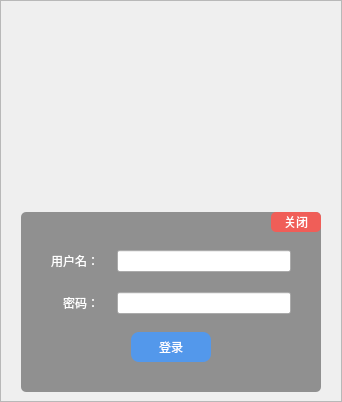
<?xml version="1.0" encoding="UTF-8"?>
<ui version="4.0">
 <class>login_widget</class>
 <widget class="QWidget" name="login_widget">
  <property name="geometry">
   <rect>
    <x>0</x>
    <y>0</y>
    <width>340</width>
    <height>402</height>
   </rect>
  </property>
  <property name="windowTitle">
   <string>Form</string>
  </property>
  <property name="styleSheet">
   <string notr="true">#frame{
	border-image:url(://rss/lf.png);
}
#frame_2{
	background-color: rgba(36, 36, 36,120);
	border-radius:5px;
}
#lbl_name,#lbl_pwd{
	color:white;
}
#btn_close{
	background-color: rgba(255, 86, 79,220);
	border-radius:5px;
	color: white;
}

#btn_login{
	background-color: rgba(73, 153, 249,220);
	border-radius:8px;
	color: white;
}</string>
  </property>
  <layout class="QVBoxLayout" name="verticalLayout">
   <property name="spacing">
    <number>0</number>
   </property>
   <property name="leftMargin">
    <number>0</number>
   </property>
   <property name="topMargin">
    <number>0</number>
   </property>
   <property name="rightMargin">
    <number>0</number>
   </property>
   <property name="bottomMargin">
    <number>0</number>
   </property>
   <item>
    <widget class="QFrame" name="frame">
     <property name="frameShape">
      <enum>QFrame::StyledPanel</enum>
     </property>
     <property name="frameShadow">
      <enum>QFrame::Raised</enum>
     </property>
     <layout class="QVBoxLayout" name="verticalLayout_2">
      <property name="spacing">
       <number>0</number>
      </property>
      <property name="leftMargin">
       <number>20</number>
      </property>
      <property name="rightMargin">
       <number>20</number>
      </property>
      <item>
       <spacer name="verticalSpacer">
        <property name="orientation">
         <enum>Qt::Vertical</enum>
        </property>
        <property name="sizeHint" stdset="0">
         <size>
          <width>20</width>
          <height>375</height>
         </size>
        </property>
       </spacer>
      </item>
      <item>
       <widget class="QFrame" name="frame_2">
        <property name="minimumSize">
         <size>
          <width>300</width>
          <height>180</height>
         </size>
        </property>
        <property name="maximumSize">
         <size>
          <width>300</width>
          <height>180</height>
         </size>
        </property>
        <property name="sizeIncrement">
         <size>
          <width>0</width>
          <height>0</height>
         </size>
        </property>
        <property name="frameShape">
         <enum>QFrame::StyledPanel</enum>
        </property>
        <property name="frameShadow">
         <enum>QFrame::Raised</enum>
        </property>
        <layout class="QVBoxLayout" name="verticalLayout_5">
         <property name="spacing">
          <number>18</number>
         </property>
         <property name="leftMargin">
          <number>0</number>
         </property>
         <property name="topMargin">
          <number>0</number>
         </property>
         <property name="rightMargin">
          <number>0</number>
         </property>
         <property name="bottomMargin">
          <number>0</number>
         </property>
         <item>
          <layout class="QHBoxLayout" name="horizontalLayout_2">
           <property name="spacing">
            <number>0</number>
           </property>
           <item>
            <spacer name="horizontalSpacer_3">
             <property name="orientation">
              <enum>Qt::Horizontal</enum>
             </property>
             <property name="sizeHint" stdset="0">
              <size>
               <width>40</width>
               <height>20</height>
              </size>
             </property>
            </spacer>
           </item>
           <item>
            <widget class="QPushButton" name="btn_close">
             <property name="sizePolicy">
              <sizepolicy hsizetype="Minimum" vsizetype="Expanding">
               <horstretch>0</horstretch>
               <verstretch>0</verstretch>
              </sizepolicy>
             </property>
             <property name="minimumSize">
              <size>
               <width>50</width>
               <height>20</height>
              </size>
             </property>
             <property name="maximumSize">
              <size>
               <width>50</width>
               <height>20</height>
              </size>
             </property>
             <property name="layoutDirection">
              <enum>Qt::LeftToRight</enum>
             </property>
             <property name="autoFillBackground">
              <bool>false</bool>
             </property>
             <property name="text">
              <string>关闭</string>
             </property>
             <property name="autoDefault">
              <bool>false</bool>
             </property>
             <property name="default">
              <bool>false</bool>
             </property>
             <property name="flat">
              <bool>true</bool>
             </property>
            </widget>
           </item>
          </layout>
         </item>
         <item>
          <layout class="QHBoxLayout" name="horizontalLayout">
           <property name="leftMargin">
            <number>30</number>
           </property>
           <property name="rightMargin">
            <number>30</number>
           </property>
           <item>
            <layout class="QVBoxLayout" name="verticalLayout_3">
             <property name="spacing">
              <number>20</number>
             </property>
             <item>
              <widget class="QLabel" name="lbl_name">
               <property name="text">
                <string>用户名：</string>
               </property>
               <property name="alignment">
                <set>Qt::AlignRight|Qt::AlignTrailing|Qt::AlignVCenter</set>
               </property>
              </widget>
             </item>
             <item>
              <widget class="QLabel" name="lbl_pwd">
               <property name="text">
                <string>密码：</string>
               </property>
               <property name="alignment">
                <set>Qt::AlignRight|Qt::AlignTrailing|Qt::AlignVCenter</set>
               </property>
              </widget>
             </item>
            </layout>
           </item>
           <item>
            <layout class="QVBoxLayout" name="verticalLayout_4">
             <property name="spacing">
              <number>20</number>
             </property>
             <item>
              <widget class="QLineEdit" name="lineEdit"/>
             </item>
             <item>
              <widget class="QLineEdit" name="lineEdit_2"/>
             </item>
            </layout>
           </item>
          </layout>
         </item>
         <item>
          <layout class="QHBoxLayout" name="horizontalLayout_3">
           <item>
            <spacer name="horizontalSpacer">
             <property name="orientation">
              <enum>Qt::Horizontal</enum>
             </property>
             <property name="sizeHint" stdset="0">
              <size>
               <width>40</width>
               <height>20</height>
              </size>
             </property>
            </spacer>
           </item>
           <item>
            <widget class="QPushButton" name="btn_login">
             <property name="minimumSize">
              <size>
               <width>80</width>
               <height>30</height>
              </size>
             </property>
             <property name="maximumSize">
              <size>
               <width>80</width>
               <height>30</height>
              </size>
             </property>
             <property name="text">
              <string>登录</string>
             </property>
             <property name="flat">
              <bool>true</bool>
             </property>
            </widget>
           </item>
           <item>
            <spacer name="horizontalSpacer_2">
             <property name="orientation">
              <enum>Qt::Horizontal</enum>
             </property>
             <property name="sizeHint" stdset="0">
              <size>
               <width>40</width>
               <height>20</height>
              </size>
             </property>
            </spacer>
           </item>
          </layout>
         </item>
         <item>
          <spacer name="verticalSpacer_3">
           <property name="orientation">
            <enum>Qt::Vertical</enum>
           </property>
           <property name="sizeHint" stdset="0">
            <size>
             <width>20</width>
             <height>40</height>
            </size>
           </property>
          </spacer>
         </item>
        </layout>
       </widget>
      </item>
     </layout>
    </widget>
   </item>
  </layout>
 </widget>
 <resources/>
 <connections/>
</ui>
